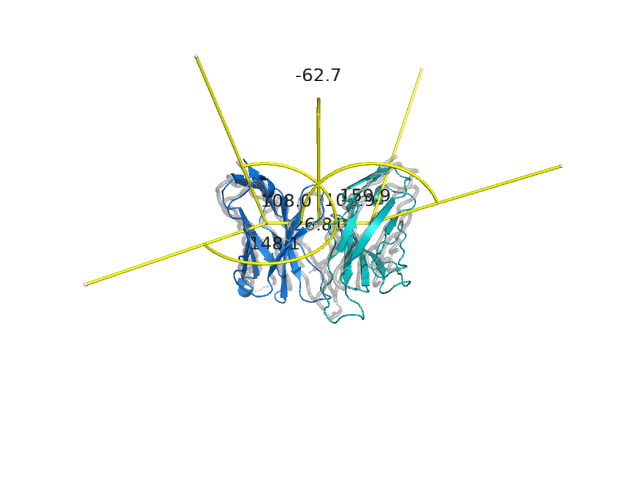

This chart was generated by the following Python code:

import numpy as np
from pymol import cmd, cgo
cmd.load("/workspaces/Graphormer/TCR_Metrics/TCR_TOOLS/geometry/test/1ao7/tmpermgiwle/tmpermgiwle_oriented.pdb","aligned_tmpermgiwle_oriented")
cmd.load("/workspaces/Graphormer/TCR_Metrics/TCR_TOOLS/geometry/test/1ao7/tmpermgiwle/consensus_oriented.pdb","consensus_geom")
cmd.bg_color("white")
cmd.hide("everything","all")

cmd.show("cartoon","aligned_tmpermgiwle_oriented")
# --- FIX: Using standard PyMOL color names ---
cmd.color("marine","aligned_tmpermgiwle_oriented and chain A")
cmd.color("teal","aligned_tmpermgiwle_oriented and chain B")

cmd.show("cartoon","consensus_geom and polymer")
# --- FIX: Using a more standard gray color ---
cmd.color("gray","consensus_geom")
cmd.set("cartoon_transparency", 0.5, "consensus_geom and polymer")

# --- FIX: Explicitly create and show spheres for the centroids ---
cmd.pseudoatom("centroid_A", pos=[np.float64(0.0), np.float64(0.0), np.float64(0.0)], color="red")
cmd.pseudoatom("centroid_B", pos=[np.float64(26.809309875084196), np.float64(0.0), np.float64(0.0)], color="orange")
cmd.pseudoatom("PCA_A1", pos=[np.float64(-15.449157799039323), np.float64(47.55337551951893), np.float64(0.0)], color="white")
cmd.pseudoatom("PCA_A2", pos=[np.float64(-42.44908235257279), np.float64(0.0), np.float64(26.42111669525899)], color="white")
cmd.pseudoatom("PCA_B1", pos=[np.float64(41.34085716172647), np.float64(21.95884635095062), np.float64(-42.50462563523436)], color="white")
cmd.pseudoatom("PCA_B2", pos=[np.float64(73.77705951022294), np.float64(17.14731740567378), np.float64(0.0)], color="white")
cmd.show("spheres", "centroid_A or centroid_B or PCA_A1 or PCA_A2 or PCA_B1 or PCA_B2")
cmd.set("sphere_scale", 0.5, "centroid_A or centroid_B or PCA_A1 or PCA_A2 or PCA_B1 or PCA_B2")

# Load CGO arrows representing the scaled PCA axes
cmd.load_cgo([
        cgo.CYLINDER,0.000,0.000,0.000,
                     -15.449,47.553,0.000,
                     0.3,
                     0.2,0.5,1.0,
                     0.2,0.5,1.0,
        cgo.CONE,-15.449,47.553,0.000,
                 0.000,0.000,0.000,
                 0.44999999999999996,0.0,
                 0.2,0.5,1.0,
                 0.2,0.5,1.0,1.0
    ], "PC1_A")
cmd.load_cgo([
        cgo.CYLINDER,0.000,0.000,0.000,
                     -42.449,0.000,26.421,
                     0.3,
                     0.1,0.8,0.1,
                     0.1,0.8,0.1,
        cgo.CONE,-42.449,0.000,26.421,
                 0.000,0.000,0.000,
                 0.44999999999999996,0.0,
                 0.1,0.8,0.1,
                 0.1,0.8,0.1,1.0
    ], "PC2_A")
cmd.load_cgo([
        cgo.CYLINDER,26.809,0.000,0.000,
                     41.341,21.959,-42.505,
                     0.3,
                     1.0,0.5,0.2,
                     1.0,0.5,0.2,
        cgo.CONE,41.341,21.959,-42.505,
                 26.809,0.000,0.000,
                 0.44999999999999996,0.0,
                 1.0,0.5,0.2,
                 1.0,0.5,0.2,1.0
    ], "PC1_B")
cmd.load_cgo([
        cgo.CYLINDER,26.809,0.000,0.000,
                     73.777,17.147,0.000,
                     0.3,
                     0.8,0.8,0.1,
                     0.8,0.8,0.1,
        cgo.CONE,73.777,17.147,0.000,
                 26.809,0.000,0.000,
                 0.44999999999999996,0.0,
                 0.8,0.8,0.1,
                 0.8,0.8,0.1,1.0
    ], "PC2_B")
cmd.load_cgo([
        cgo.CYLINDER,0.000,0.000,0.000,
                     26.809,0.000,0.000,
                     0.3,
                     0.5,0.0,0.5,
                     0.5,0.0,0.5,
        cgo.CONE,26.809,0.000,0.000,
                 0.000,0.000,0.000,
                 0.44999999999999996,0.0,
                 0.5,0.0,0.5,
                 0.5,0.0,0.5,1.0
    ],"dc")


# --- measurements (wizard-equivalent) ---
cmd.distance("dc_len", "centroid_B", "centroid_A")                 # distance dc
cmd.angle("BC1_ang", "PCA_B1", "centroid_B", "centroid_A")         # angle BC1
cmd.angle("BC2_ang", "PCA_B2", "centroid_B", "centroid_A")         # angle BC2
cmd.angle("AC1_ang", "PCA_A1", "centroid_A", "centroid_B")         # angle AC1
cmd.angle("AC2_ang", "PCA_A2", "centroid_A", "centroid_B")         # angle AC2
cmd.dihedral("BA_dih", "PCA_B1", "centroid_B", "centroid_A", "PCA_A1")  # dihedral BA

# Ensure measurement objects are visible
cmd.enable("dc_len")
cmd.enable("BC1_ang")
cmd.enable("BC2_ang")
cmd.enable("AC1_ang")
cmd.enable("AC2_ang")
cmd.enable("BA_dih")

# Global styling for measurement dashes & labels (applies to all three)
cmd.set("dash_width", 3.0)
cmd.set("dash_gap", 0.0)
cmd.set("label_size", 18)
cmd.set("label_color", "black")
cmd.set("label_distance_digits", 2)  # for distances
cmd.set("label_angle_digits", 1)     # for angles/dihedrals

cmd.orient()
cmd.zoom("all", 1.2)
cmd.png("/workspaces/Graphormer/TCR_Metrics/TCR_TOOLS/geometry/test/1ao7/tmpermgiwle/vis/tmpermgiwle_final_vis.png", dpi=300, ray=1)
cmd.save("/workspaces/Graphormer/TCR_Metrics/TCR_TOOLS/geometry/test/1ao7/tmpermgiwle/vis/tmpermgiwle_final_vis.pse")
cmd.quit()
